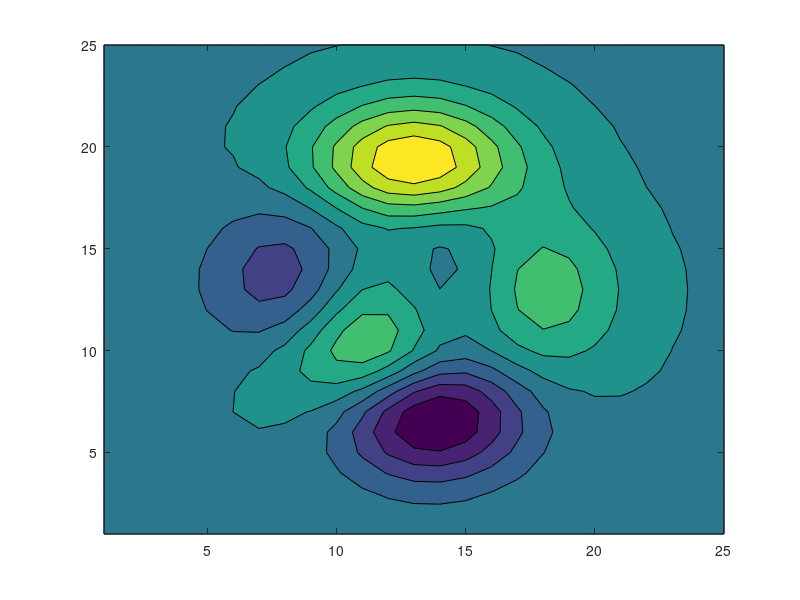

The MATLAB script that drew this image: (Note: this script raises an error after producing the figure.)
%=============================================================================
% Copyright (c) 2016-present Allan CORNET (Nelson)
%=============================================================================
% This file is part of Nelson.
%=============================================================================
% LICENCE_BLOCK_BEGIN
% SPDX-License-Identifier: LGPL-3.0-or-later
% LICENCE_BLOCK_END
%=============================================================================
% <--ADV-CLI MODE-->
%=============================================================================
figure();
Z = peaks(25);
[M, h] = contourf(Z);
assert_isequal(class(h), 'graphics_object');
assert_isequal(h.Type, 'contour');
assert_isequal(h.FaceColor, 'flat');
assert_isequal(h.EdgeColor, [0 0 0]);
assert_isequal(M, h.ContourMatrix);
%=============================================================================
figure();
[X, Y, Z] = peaks(30);
[M, h] = contourf(X, Y, Z, 6);
assert_isequal(M, h.ContourMatrix);
assert_isequal(numel(h.LevelList), 6);
%=============================================================================
fig = figure();
ax = axes('Parent', fig);
[M, h] = contourf(ax, X, Y, Z, [0 0], '--r', 'FaceAlpha', 0.5, 'ShowText', 'on', 'LabelFormat', '%.1f');
assert_isequal(h.Parent, ax);
assert_isequal(h.LineStyle, '--');
assert_isapprox(h.FaceAlpha, 0.5, 1e-12);
assert_isequal(h.ShowText, 'on');
assert_isequal(h.LabelFormat, '%.1f');
assert_isequal(numel(h.LevelList), 1);
assert_isequal(h.LevelList, 0);
assert_isequal(M, h.ContourMatrix);
drawnow();
%=============================================================================
figure();
Z = peaks(25);
Z(:, 13) = NaN;
[M, h] = contourf(Z, 4, 'LineWidth', 2, 'LabelColor', 'black', 'ZLocation', 'zmin');
assert_isequal(M, h.ContourMatrix);
assert_isequal(h.LineWidth, 2);
assert_isequal(h.LabelColor, [0 0 0]);
assert_isequal(h.ZLocation, 'zmin');
%=============================================================================
figure();
[M, h] = contourf(peaks(20), 5, 'ShowText', 'on', 'TextList', [0 2], 'LabelFormat', @(x) sprintf('L%g', x));
assert_isequal(M, h.ContourMatrix);
assert_isequal(h.ShowText, 'on');
assert_isequal(h.TextList, [0 2]);
assert_isequal(class(h.LabelFormat), 'function_handle');
drawnow();
%=============================================================================
